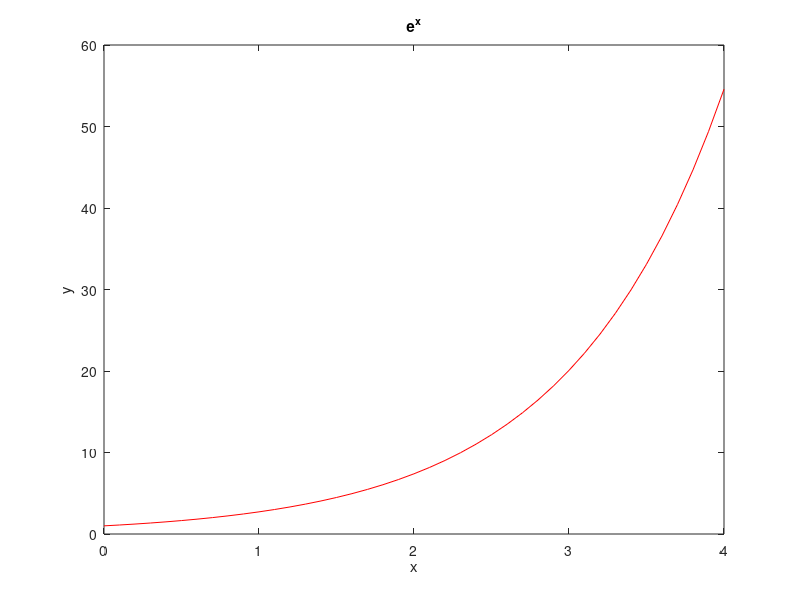

Write MATLAB code to recreate this figure.
% Autor: Hernandez Lopez Raul @Neo
% correo: freeenergy1975@gmail.com
% Teorema de existencia
x = 0:0.1:4;
y = 2.718.^x;

plot(x, y, 'r');

title("e^x");

xlabel("x");
ylabel("y");

